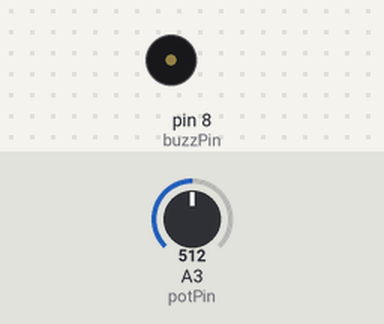
A sketch run on a simulated Arduino Uno, built with avr-gcc and run on an emulated ATmega328P. Parts: buzzer (waves = sounding, pin HIGH). Inputs (shaded band) come from the test bench; at power-on: A3 (potPin) = 512.

Above: at 1.2 s.
1.3 s: A3 (potPin) set to 990
2.8 s: A3 (potPin) set to 1015
At 3.2 s:
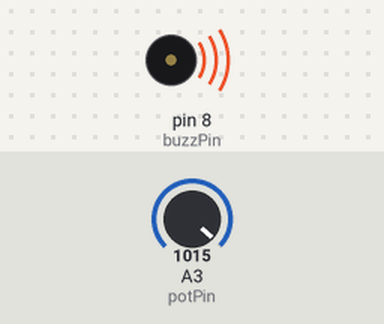
4.3 s: A3 (potPin) set to 900
At 5.5 s:
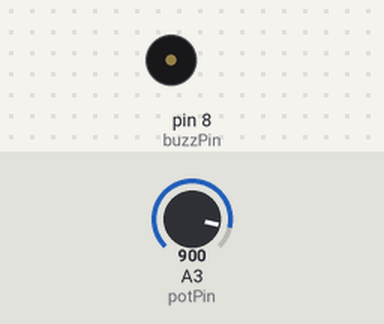
5.8 s: A3 (potPin) set to 1010
At 6.7 s:
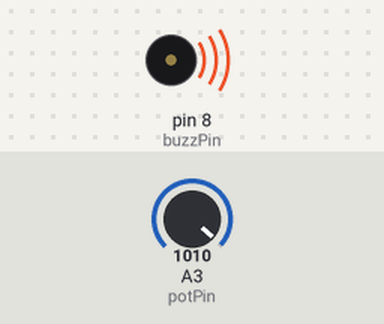
Timing chart, 0 to 8.3 s (numbered marks = the images above; inputs shaded):
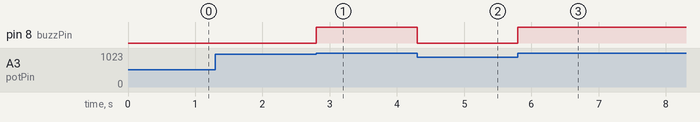

The sketch:

buzzPotentiometer.ino.ino
```cpp
int buzzPin = 8;
int potPin  = A3;

int readVal;

void setup() {
  // put your setup code here, to run once:


   pinMode(potPin, INPUT);
   pinMode(buzzPin, OUTPUT);
}

void loop() {
  // put your main code here, to run repeatedly:

    readVal = analogRead(potPin);

    if(readVal > 1000){
      digitalWrite(buzzPin, HIGH);
    }
    else{

      digitalWrite(buzzPin, LOW);

      }
}
```

Measured:
- the behaviour switches between 1000 and 1001 on A3 (potPin) (found by bisection; images 0 and 1)
- after the input at 1.3 s, every drawn part: stays the same
- after the input at 2.8 s, pin 8 (buzzPin): LOW → HIGH at once
- after the input at 4.3 s, pin 8 (buzzPin): HIGH → LOW at once
- after the input at 5.8 s, pin 8 (buzzPin): LOW → HIGH at once
